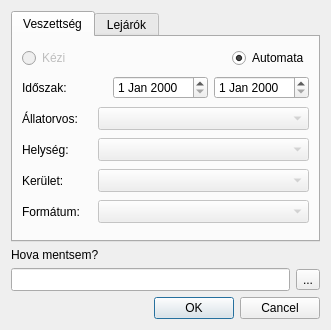
<?xml version="1.0" encoding="UTF-8"?>
<ui version="4.0">
 <class>frmQuery</class>
 <widget class="QDialog" name="frmQuery">
  <property name="geometry">
   <rect>
    <x>0</x>
    <y>0</y>
    <width>331</width>
    <height>330</height>
   </rect>
  </property>
  <property name="windowTitle">
   <string>Oltások listázása</string>
  </property>
  <property name="windowIcon">
   <iconset resource="images.qrc">
    <normaloff>:/images/1267613805_add-address.png</normaloff>:/images/1267613805_add-address.png</iconset>
  </property>
  <layout class="QGridLayout" name="gridLayout_8">
   <item row="0" column="0" colspan="2">
    <widget class="QTabWidget" name="tabWidget">
     <property name="currentIndex">
      <number>0</number>
     </property>
     <widget class="QWidget" name="tab">
      <attribute name="title">
       <string>Veszettség</string>
      </attribute>
      <layout class="QGridLayout" name="gridLayout_3">
       <item row="0" column="0" colspan="2">
        <layout class="QGridLayout" name="gridLayout">
         <item row="0" column="0">
          <widget class="QRadioButton" name="radioButton">
           <property name="enabled">
            <bool>false</bool>
           </property>
           <property name="text">
            <string>Kézi</string>
           </property>
          </widget>
         </item>
         <item row="0" column="1">
          <spacer name="horizontalSpacer">
           <property name="orientation">
            <enum>Qt::Horizontal</enum>
           </property>
           <property name="sizeHint" stdset="0">
            <size>
             <width>40</width>
             <height>20</height>
            </size>
           </property>
          </spacer>
         </item>
         <item row="0" column="2">
          <widget class="QRadioButton" name="radioButton_2">
           <property name="text">
            <string>Automata</string>
           </property>
           <property name="checked">
            <bool>true</bool>
           </property>
          </widget>
         </item>
        </layout>
       </item>
       <item row="1" column="0" colspan="2">
        <layout class="QGridLayout" name="gridLayout_2">
         <item row="0" column="0">
          <widget class="QLabel" name="label">
           <property name="text">
            <string>Időszak:</string>
           </property>
          </widget>
         </item>
         <item row="0" column="1">
          <widget class="QDateEdit" name="dateEdit">
           <property name="minimumSize">
            <size>
             <width>0</width>
             <height>23</height>
            </size>
           </property>
           <property name="maximumSize">
            <size>
             <width>16777215</width>
             <height>23</height>
            </size>
           </property>
          </widget>
         </item>
         <item row="0" column="2">
          <widget class="QDateEdit" name="dateEdit_2">
           <property name="minimumSize">
            <size>
             <width>0</width>
             <height>23</height>
            </size>
           </property>
           <property name="maximumSize">
            <size>
             <width>16777215</width>
             <height>23</height>
            </size>
           </property>
          </widget>
         </item>
        </layout>
       </item>
       <item row="2" column="0">
        <widget class="QLabel" name="label_2">
         <property name="text">
          <string>Állatorvos:</string>
         </property>
        </widget>
       </item>
       <item row="2" column="1">
        <widget class="QComboBox" name="comboBox">
         <property name="enabled">
          <bool>false</bool>
         </property>
         <property name="minimumSize">
          <size>
           <width>211</width>
           <height>23</height>
          </size>
         </property>
         <property name="maximumSize">
          <size>
           <width>211</width>
           <height>23</height>
          </size>
         </property>
        </widget>
       </item>
       <item row="3" column="0">
        <widget class="QLabel" name="label_3">
         <property name="text">
          <string>Helység:</string>
         </property>
        </widget>
       </item>
       <item row="3" column="1">
        <widget class="QComboBox" name="comboBox_2">
         <property name="enabled">
          <bool>false</bool>
         </property>
         <property name="minimumSize">
          <size>
           <width>211</width>
           <height>23</height>
          </size>
         </property>
         <property name="maximumSize">
          <size>
           <width>211</width>
           <height>23</height>
          </size>
         </property>
        </widget>
       </item>
       <item row="4" column="0">
        <widget class="QLabel" name="label_4">
         <property name="text">
          <string>Kerület:</string>
         </property>
        </widget>
       </item>
       <item row="4" column="1">
        <widget class="QComboBox" name="comboBox_3">
         <property name="enabled">
          <bool>false</bool>
         </property>
         <property name="minimumSize">
          <size>
           <width>211</width>
           <height>23</height>
          </size>
         </property>
         <property name="maximumSize">
          <size>
           <width>211</width>
           <height>23</height>
          </size>
         </property>
        </widget>
       </item>
       <item row="5" column="0">
        <widget class="QLabel" name="label_5">
         <property name="text">
          <string>Formátum:</string>
         </property>
        </widget>
       </item>
       <item row="5" column="1">
        <widget class="QComboBox" name="comboBox_4">
         <property name="enabled">
          <bool>false</bool>
         </property>
         <property name="minimumSize">
          <size>
           <width>211</width>
           <height>23</height>
          </size>
         </property>
         <property name="maximumSize">
          <size>
           <width>211</width>
           <height>23</height>
          </size>
         </property>
        </widget>
       </item>
      </layout>
     </widget>
     <widget class="QWidget" name="tab_2">
      <attribute name="title">
       <string>Lejárók</string>
      </attribute>
      <layout class="QGridLayout" name="gridLayout_7">
       <item row="0" column="0">
        <layout class="QGridLayout" name="gridLayout_4">
         <item row="0" column="0">
          <widget class="QLabel" name="label_7">
           <property name="text">
            <string>Időszak:</string>
           </property>
          </widget>
         </item>
         <item row="0" column="1">
          <widget class="QDateEdit" name="dateEdit_3">
           <property name="minimumSize">
            <size>
             <width>0</width>
             <height>23</height>
            </size>
           </property>
           <property name="maximumSize">
            <size>
             <width>16777215</width>
             <height>23</height>
            </size>
           </property>
          </widget>
         </item>
         <item row="0" column="2">
          <widget class="QDateEdit" name="dateEdit_4">
           <property name="minimumSize">
            <size>
             <width>0</width>
             <height>23</height>
            </size>
           </property>
           <property name="maximumSize">
            <size>
             <width>16777215</width>
             <height>23</height>
            </size>
           </property>
          </widget>
         </item>
        </layout>
       </item>
       <item row="1" column="0">
        <widget class="QRadioButton" name="radioButton_3">
         <property name="text">
          <string>Veszettség elleni védőoltások</string>
         </property>
         <property name="checked">
          <bool>true</bool>
         </property>
        </widget>
       </item>
       <item row="3" column="0">
        <widget class="QRadioButton" name="radioButton_4">
         <property name="text">
          <string>Egyéb betegségek elleni védőoltások</string>
         </property>
        </widget>
       </item>
       <item row="4" column="0">
        <layout class="QGridLayout" name="gridLayout_6">
         <item row="0" column="0">
          <widget class="QLabel" name="label_6">
           <property name="text">
            <string>Formátum:</string>
           </property>
          </widget>
         </item>
         <item row="0" column="1">
          <widget class="QComboBox" name="comboBox_5">
           <property name="minimumSize">
            <size>
             <width>211</width>
             <height>23</height>
            </size>
           </property>
           <property name="maximumSize">
            <size>
             <width>211</width>
             <height>23</height>
            </size>
           </property>
          </widget>
         </item>
        </layout>
       </item>
       <item row="5" column="0">
        <spacer name="verticalSpacer">
         <property name="orientation">
          <enum>Qt::Vertical</enum>
         </property>
         <property name="sizeHint" stdset="0">
          <size>
           <width>20</width>
           <height>54</height>
          </size>
         </property>
        </spacer>
       </item>
      </layout>
     </widget>
    </widget>
   </item>
   <item row="1" column="0">
    <widget class="QLabel" name="label_8">
     <property name="text">
      <string>Hova mentsem?</string>
     </property>
    </widget>
   </item>
   <item row="2" column="0" colspan="2">
    <layout class="QGridLayout" name="gridLayout_5">
     <item row="0" column="0">
      <widget class="QLineEdit" name="lineEdit">
       <property name="minimumSize">
        <size>
         <width>0</width>
         <height>23</height>
        </size>
       </property>
       <property name="maximumSize">
        <size>
         <width>16777215</width>
         <height>23</height>
        </size>
       </property>
      </widget>
     </item>
     <item row="0" column="1">
      <widget class="QToolButton" name="toolButton">
       <property name="text">
        <string>...</string>
       </property>
      </widget>
     </item>
    </layout>
   </item>
   <item row="3" column="1">
    <widget class="QDialogButtonBox" name="buttonBox">
     <property name="orientation">
      <enum>Qt::Horizontal</enum>
     </property>
     <property name="standardButtons">
      <set>QDialogButtonBox::Cancel|QDialogButtonBox::Ok</set>
     </property>
    </widget>
   </item>
  </layout>
 </widget>
 <resources>
  <include location="images.qrc"/>
 </resources>
 <connections>
  <connection>
   <sender>buttonBox</sender>
   <signal>accepted()</signal>
   <receiver>frmQuery</receiver>
   <slot>accept()</slot>
   <hints>
    <hint type="sourcelabel">
     <x>248</x>
     <y>254</y>
    </hint>
    <hint type="destinationlabel">
     <x>157</x>
     <y>274</y>
    </hint>
   </hints>
  </connection>
  <connection>
   <sender>buttonBox</sender>
   <signal>rejected()</signal>
   <receiver>frmQuery</receiver>
   <slot>reject()</slot>
   <hints>
    <hint type="sourcelabel">
     <x>316</x>
     <y>260</y>
    </hint>
    <hint type="destinationlabel">
     <x>286</x>
     <y>274</y>
    </hint>
   </hints>
  </connection>
 </connections>
</ui>
